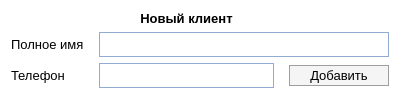
            <widget class="QGroupBox" name="registrationDateGroup">
             <property name="sizePolicy">
              <sizepolicy hsizetype="Maximum" vsizetype="Maximum">
               <horstretch>0</horstretch>
               <verstretch>0</verstretch>
              </sizepolicy>
             </property>
             <property name="minimumSize">
              <size>
               <width>400</width>
               <height>0</height>
              </size>
             </property>
             <property name="font">
              <font>
               <pointsize>10</pointsize>
              </font>
             </property>
             <property name="styleSheet">
              <string notr="true">QGroupBox {
	background: white;
	border: 0px;
}

QLineEdit {
	background: white;
	border: 1px solid #92abd0;
	padding-top: 3px;
	padding-bottom: 3px;
}

QLineEdit:focus{
	background:#e9f3fb;
}</string>
             </property>
             <property name="title">
              <string/>
             </property>
             <layout class="QGridLayout" name="gridLayout_7">
              <property name="bottomMargin">
               <number>15</number>
              </property>
              <property name="horizontalSpacing">
               <number>15</number>
              </property>
              <item row="4" column="3">
               <widget class="QPushButton" name="addClient">
                <property name="sizePolicy">
                 <sizepolicy hsizetype="Preferred" vsizetype="Fixed">
                  <horstretch>0</horstretch>
                  <verstretch>0</verstretch>
                 </sizepolicy>
                </property>
                <property name="font">
                 <font>
                  <pointsize>10</pointsize>
                 </font>
                </property>
                <property name="styleSheet">
                 <string notr="true">QPushButton {
	padding-left: 20px;
	padding-right: 20px;
	padding-top: 2px;
	padding-bottom: 2px;
	background-color: #f5f5f5;
	border-style: solid;
	border-width: 1px;
	border-color: #9e9e9e;
}

 QPushButton:hover {
     background-color: #78DBE2;
 }
 QPushButton:pressed {
     background-color: #3F888F;
 }</string>
                </property>
                <property name="text">
                 <string>Добавить</string>
                </property>
               </widget>
              </item>
              <item row="0" column="2">
               <widget class="QLabel" name="label">
                <property name="font">
                 <font>
                  <pointsize>10</pointsize>
                  <weight>75</weight>
                  <bold>true</bold>
                 </font>
                </property>
                <property name="layoutDirection">
                 <enum>Qt::LeftToRight</enum>
                </property>
                <property name="midLineWidth">
                 <number>3</number>
                </property>
                <property name="text">
                 <string>Новый клиент</string>
                </property>
                <property name="alignment">
                 <set>Qt::AlignCenter</set>
                </property>
               </widget>
              </item>
              <item row="4" column="1">
               <widget class="QLabel" name="label_4">
                <property name="font">
                 <font>
                  <pointsize>10</pointsize>
                 </font>
                </property>
                <property name="text">
                 <string>Телефон</string>
                </property>
               </widget>
              </item>
              <item row="4" column="2">
               <widget class="PhoneLineEdit" name="phone">
                <property name="font">
                 <font>
                  <pointsize>10</pointsize>
                 </font>
                </property>
                <property name="toolTip">
                 <string>&lt;html&gt;&lt;head/&gt;&lt;body&gt;&lt;p&gt;Номер телефона в формате&lt;br/&gt;+&lt;span style=&quot; color:#000080;&quot;&gt;7&lt;/span&gt;(***)‒***‒**‒**&lt;/p&gt;&lt;/body&gt;&lt;/html&gt;</string>
                </property>
                <property name="styleSheet">
                 <string notr="true">QToolTip {
	duration: 1;
;}</string>
                </property>
               </widget>
              </item>
              <item row="3" column="2" colspan="2">
               <widget class="QLineEdit" name="fullName">
                <property name="font">
                 <font>
                  <pointsize>10</pointsize>
                 </font>
                </property>
               </widget>
              </item>
              <item row="3" column="1">
               <widget class="QLabel" name="label_3">
                <property name="font">
                 <font>
                  <pointsize>10</pointsize>
                 </font>
                </property>
                <property name="text">
                 <string>Полное имя</string>
                </property>
               </widget>
              </item>
             </layout>
            </widget>
